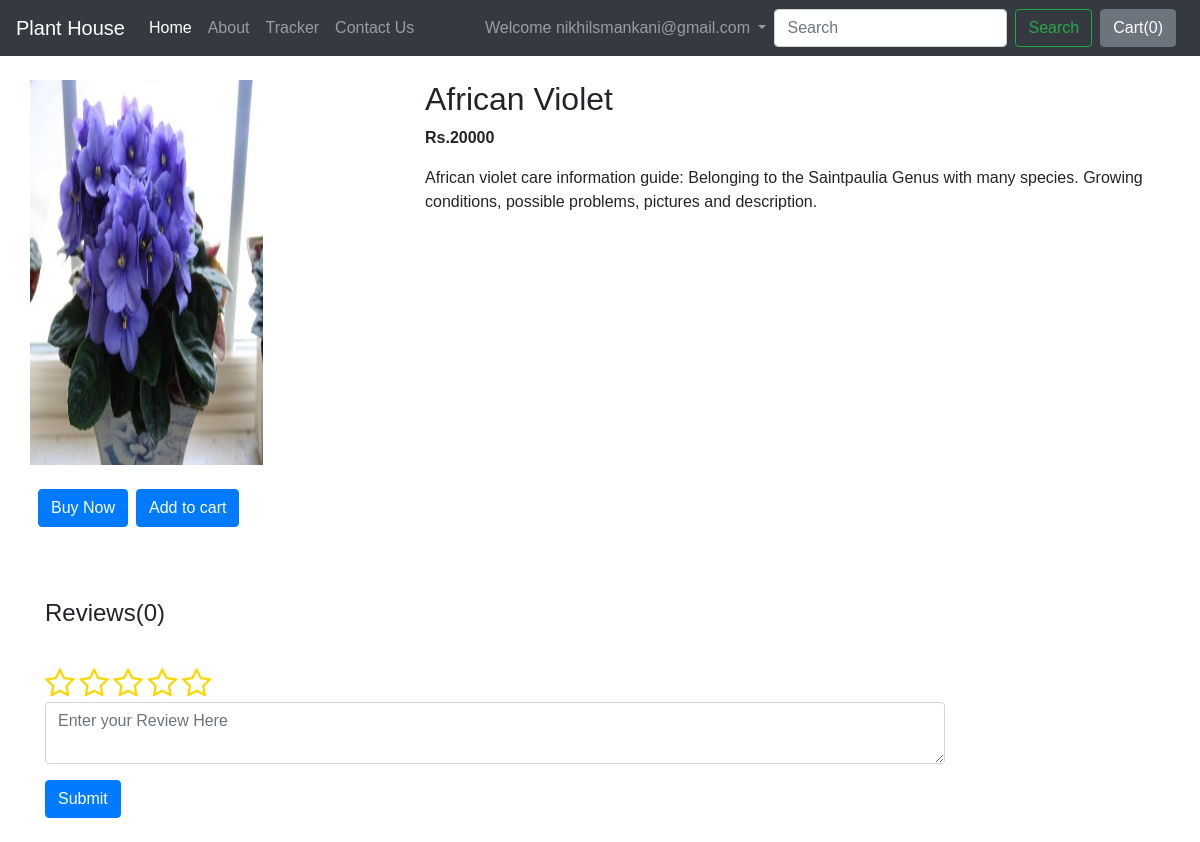
The page /shop/products/2 (signed in) on the database its author committed.
### accounts/models.py (models this page shows, shortened)
class Account(AbstractBaseUser):
	email 					= models.EmailField(verbose_name="email", max_length=60, unique=True)
	username 				= models.CharField(max_length=30, unique=True)
	date_joined				= models.DateTimeField(verbose_name='date joined', auto_now_add=True)
	last_login				= models.DateTimeField(verbose_name='last login', auto_now=True)
	is_admin				= models.BooleanField(default=False)
	is_active				= models.BooleanField(default=True)
	is_staff				= models.BooleanField(default=False)
	is_superuser			= models.BooleanField(default=False)
	is_nurseryManager		= models.BooleanField(default=False)
	nursery_name			= models.CharField(max_length=50,default='',null=True,blank=True)
	USERNAME_FIELD = 'email'
	REQUIRED_FIELDS = ['username']
	objects = MyAccountManager()
	def __str__(self):
		return self.email

### nursery/models.py (models this page shows, shortened)
class Plant(models.Model):
    plantName = models.CharField(max_length=30)
    plantPrice = models.IntegerField()
    plantImage = models.ImageField(upload_to='nursery/images',default='')
    plantDesc = models.TextField()
    plantNursery = models.CharField(max_length=50,default='',blank=True,null=True)

### shop/views.py (the view)
# urls.py: path("products/<int:myid>",views.productview,name="ProductView"),
@login_required(login_url='/')
def productview(request,myid):
    product = Plant.objects.filter(id=myid)[0]
    reviews = ShopReview.objects.filter(product=product,parent=None)
    replies = ShopReview.objects.filter(product=product).exclude(parent=None)
    repDict = {}
    for reply in replies:
        if reply.parent.sno not in repDict.keys():
            repDict[reply.parent.sno] = [reply]
        else:
            repDict[reply.parent.sno].append(reply)
    product_all = Plant.objects.all()
    return render(request, 'shop/prodView.html',{'product':product,'product_all':product_all,'reviews':reviews,'replyDict':repDict})

### shop/templates/shop/prodView.html (shortened to what this page needs)
{% extends 'shop/basic.html' %} {% block title %}{{product.product_name}}Product View- Plant House{% endblock %}
{% block body %}
{% load humanize %}
<div class="container my-4">
    <div class="row">
        <div class="col-md-4">
            <div class="row">
                <img id="imagepr{{product.id}}" src="/media/{{product.plantImage}}" width="233px" height="385px">
            </div>
            <div class="row">
                <button class="btn btn-primary mx-2 my-4" id="buy_now">Buy Now</button>
                <span id="divpr{{product.id}}" class="divpr">
                    <button id="pr{{product.id}}" class="btn btn-primary cart my-4">Add to cart
                    </button></span>
            </div>
        </div>
        <div class="col-md-8">
            <h2 id="namepr{{product.id}}">{{product.plantName}}</h2>
            <b>
                <p id="pricepr{{product.id}}">Rs.{{product.plantPrice}}</p>
            </b>
            <p>{{product.plantDesc}}</p>
        </div>
    </div>
    <br><br>
    <h4>Reviews({{reviews.count}})</h4>
    <br>
    <div class="my-2">
        {% if user.is_authenticated %}
        <form action="postReview" method="post">{% csrf_token %}
            <div class="form-group">
                <div class="ratings">
                    <span class="fa fa-star-o"></span>
                    <span class="fa fa-star-o"></span>
                    <span class="fa fa-star-o"></span>
                    <span class="fa fa-star-o"></span>
                    <span class="fa fa-star-o"></span>
                </div>
                <textarea type="text" class="form-control" id='reviewInput' name="review"
                    placeholder="Enter your Review Here"></textarea>
            </div>
            <button type="submit" class="btn btn-primary">Submit</button>
        </form>
        {% else %}
        <h5>Please Login to post Review</h5><br>
        {% endif %}
    </div>
    {% for review in reviews %}
            {% load my_filters %}
            {% load convertInt %}
                {% load extras %}
    {% endfor %}
</div>
{% endblock %}

### shop/templates/shop/basic.html (shortened to what this page needs)
<!doctype html>
<html lang="en">
<head>
  <link rel="stylesheet" href="https://stackpath.bootstrapcdn.com/bootstrap/4.2.1/css/bootstrap.min.css"
>
  <link rel="stylesheet" type="text/css" href="https://stackpath.bootstrapcdn.com/font-awesome/4.7.0/css/font-awesome.min.css">
</head>
<body>
  <nav id="basicNavbar" class="navbar navbar-expand-lg navbar-dark bg-dark">
    <a class="navbar-brand" href="/shop" id="visible_mac">Plant House</a>
    <div class="collapse navbar-collapse" id="navbarSupportedContent">
      <ul class="navbar-nav mr-auto">
        <li class="nav-item active">
          <a class="nav-link" href="/shop">Home <span class="sr-only">(current)</span></a>
        </li>
        <li class="nav-item">
          <a class="nav-link" href="/shop/about">About</a>
        </li>
        <li class="nav-item">
          <a class="nav-link" href="/shop/tracker">Tracker</a>
        </li>
        <li class="nav-item">
          <a class="nav-link" href="/shop/contact">Contact Us</a>
        </li>
      </ul>
      {% if user.is_authenticated %}
      <ul class="navbar-nav ml-auto">
        <li class="nav-item dropdown">
          <a class="nav-link dropdown-toggle" href="#" id="navbarDropdown" role="button" data-toggle="dropdown"
            aria-haspopup="true" aria-expanded="false">
            Welcome {{request.user}}
          </a>
        </li>
      </ul>
      {% endif %}
    </div>
  </nav>
  {% block body %}
  {% endblock %} {% load static %}
</body>
</html>

### rows shown on the page
Account: user "nikhilsmankani@gmail.com"
Plant: plantImage (picture), plantName "African Violet", plantPrice "20000", plantDesc "African violet care information guide: Belonging to the Saintpaulia Genus with many species. Growing conditions, possible problems, pictures and description."

### other values the page prints
{{ reviews.count }} "0"
